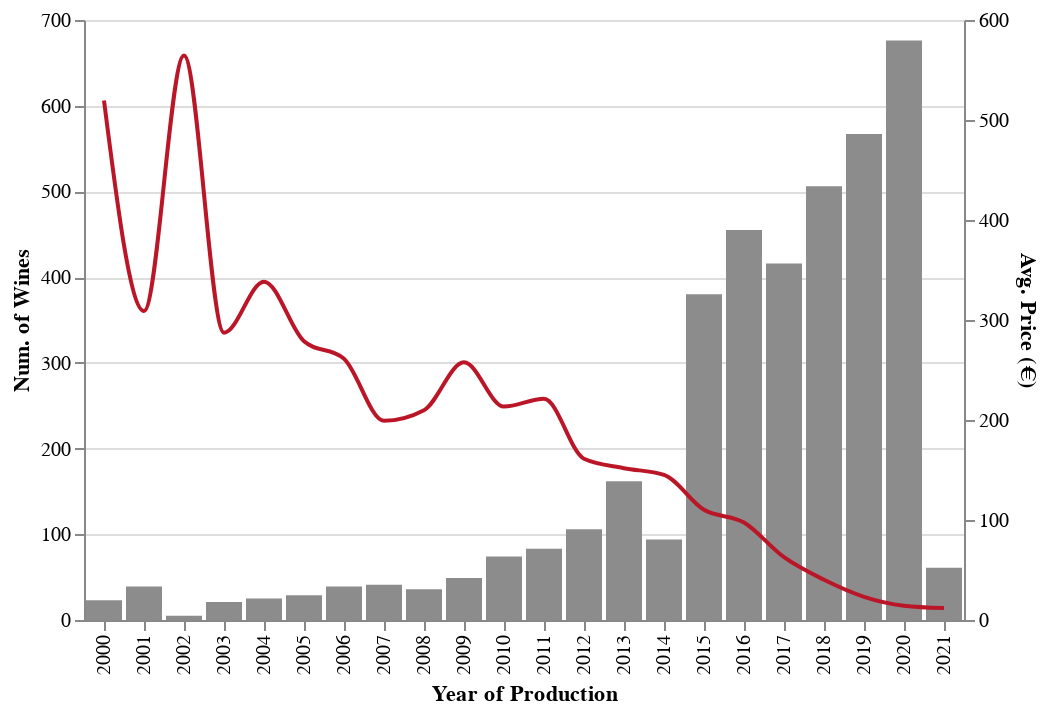

The code cell stored with this chart in its notebook:
### Code cell
# Average price and number of wines per year

df_year = df.groupby('year', as_index=False).agg(mean_price=('price', 'mean'), N_diff_wines=('name', 'count'))


base = alt.Chart(df_year[df_year.year>=2000]).encode(
    alt.X('year:N', axis=alt.Axis(title='Year of Production'))
)

bar = base.mark_bar(opacity=1, color='#8C8C8C').encode(
    alt.Y('N_diff_wines',
        axis=alt.Axis(title='Num. of Wines'))
    
)

line = base.mark_line(stroke='#BA1628', interpolate='monotone').encode(
    alt.Y('mean_price',
          axis=alt.Axis(title='Avg. Price (€)')),
    tooltip='mean_price'

)

alt.layer(bar, line).resolve_scale(
    y = 'independent',
    
)
# Only great wines are suitable for aging so the oldest wines are the most valuable

### Figure 1 — Vega-Lite specification as saved in the notebook (floating-point values rounded to 4 significant figures)
{"config": {"view": {"continuousWidth": 400, "continuousHeight": 300}}, "layer": [{"mark": {"type": "bar", "color": "#8C8C8C", "opacity": 1}, "encoding": {"x": {"axis": {"title": "Year of Production"}, "field": "year", "type": "nominal"}, "y": {"axis": {"title": "Num. of Wines"}, "field": "N_diff_wines", "type": "quantitative"}}}, {"mark": {"type": "line", "interpolate": "monotone", "stroke": "#BA1628"}, "encoding": {"tooltip": {"field": "mean_price", "type": "quantitative"}, "x": {"axis": {"title": "Year of Production"}, "field": "year", "type": "nominal"}, "y": {"axis": {"title": "Avg. Price (€)"}, "field": "mean_price", "type": "quantitative"}}}], "data": {"name": "data-73e75b08ab5ac3a1df5956166d80b408"}, "resolve": {"scale": {"y": "independent"}}, "$schema": "https://vega.github.io/schema/vega-lite/v4.17.0.json", "datasets": {"data-73e75b08ab5ac3a1df5956166d80b408": [{"year": 2000.0, "mean_price": 519.6, "N_diff_wines": 23}, {"year": 2001.0, "mean_price": 309.0, "N_diff_wines": 39}, {"year": 2002.0, "mean_price": 564.6, "N_diff_wines": 5}, {"year": 2003.0, "mean_price": 287.4, "N_diff_wines": 21}, {"year": 2004.0, "mean_price": 338.3, "N_diff_wines": 25}, {"year": 2005.0, "mean_price": 278.7, "N_diff_wines": 29}, {"year": 2006.0, "mean_price": 261.3, "N_diff_wines": 39}, {"year": 2007.0, "mean_price": 199.2, "N_diff_wines": 41}, {"year": 2008.0, "mean_price": 209.7, "N_diff_wines": 36}, {"year": 2009.0, "mean_price": 257.7, "N_diff_wines": 49}, {"year": 2010.0, "mean_price": 213.4, "N_diff_wines": 74}, {"year": 2011.0, "mean_price": 221.2, "N_diff_wines": 83}, {"year": 2012.0, "mean_price": 161.3, "N_diff_wines": 106}, {"year": 2013.0, "mean_price": 151.8, "N_diff_wines": 162}, {"year": 2014.0, "mean_price": 145.1, "N_diff_wines": 94}, {"year": 2015.0, "mean_price": 110.2, "N_diff_wines": 380}, {"year": 2016.0, "mean_price": 97.47, "N_diff_wines": 455}, {"year": 2017.0, "mean_price": 62.8, "N_diff_wines": 416}, {"year": 2018.0, "mean_price": 40.21, "N_diff_wines": 506}, {"year": 2019.0, "mean_price": 23.22, "N_diff_wines": 567}, {"year": 2020.0, "mean_price": 14.32, "N_diff_wines": 676}, {"year": 2021.0, "mean_price": 11.97, "N_diff_wines": 61}]}}
